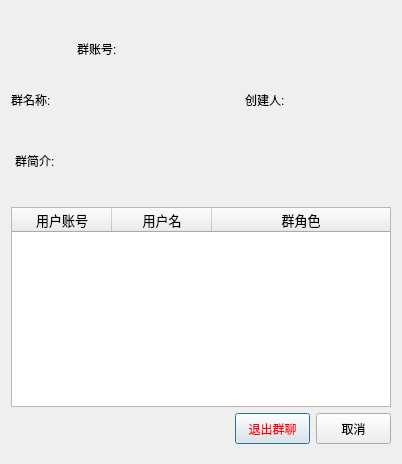
<?xml version="1.0" encoding="UTF-8"?>
<ui version="4.0">
 <class>groupManage</class>
 <widget class="QDialog" name="groupManage">
  <property name="geometry">
   <rect>
    <x>0</x>
    <y>0</y>
    <width>400</width>
    <height>464</height>
   </rect>
  </property>
  <property name="windowTitle">
   <string>查看群聊详细信息</string>
  </property>
  <layout class="QGridLayout" name="gridLayout">
   <item row="0" column="0">
    <layout class="QVBoxLayout" name="verticalLayout">
     <item>
      <layout class="QHBoxLayout" name="horizontalLayout_2">
       <item>
        <widget class="QLabel" name="lb_img">
         <property name="minimumSize">
          <size>
           <width>60</width>
           <height>60</height>
          </size>
         </property>
         <property name="maximumSize">
          <size>
           <width>60</width>
           <height>60</height>
          </size>
         </property>
         <property name="text">
          <string/>
         </property>
        </widget>
       </item>
       <item>
        <widget class="QLabel" name="label">
         <property name="minimumSize">
          <size>
           <width>40</width>
           <height>20</height>
          </size>
         </property>
         <property name="maximumSize">
          <size>
           <width>40</width>
           <height>20</height>
          </size>
         </property>
         <property name="text">
          <string>群账号:</string>
         </property>
        </widget>
       </item>
       <item>
        <widget class="QLabel" name="lb_acc">
         <property name="minimumSize">
          <size>
           <width>100</width>
           <height>30</height>
          </size>
         </property>
         <property name="maximumSize">
          <size>
           <width>100</width>
           <height>30</height>
          </size>
         </property>
         <property name="font">
          <font>
           <family>宋体</family>
           <pointsize>12</pointsize>
          </font>
         </property>
         <property name="text">
          <string/>
         </property>
        </widget>
       </item>
       <item>
        <spacer name="horizontalSpacer_2">
         <property name="orientation">
          <enum>Qt::Horizontal</enum>
         </property>
         <property name="sizeHint" stdset="0">
          <size>
           <width>40</width>
           <height>20</height>
          </size>
         </property>
        </spacer>
       </item>
      </layout>
     </item>
     <item>
      <layout class="QHBoxLayout" name="horizontalLayout_4">
       <item>
        <layout class="QHBoxLayout" name="horizontalLayout">
         <item>
          <widget class="QLabel" name="label_6">
           <property name="minimumSize">
            <size>
             <width>40</width>
             <height>20</height>
            </size>
           </property>
           <property name="maximumSize">
            <size>
             <width>40</width>
             <height>20</height>
            </size>
           </property>
           <property name="font">
            <font>
             <pointsize>9</pointsize>
            </font>
           </property>
           <property name="text">
            <string>群名称:</string>
           </property>
          </widget>
         </item>
         <item>
          <widget class="QLabel" name="lb_name">
           <property name="minimumSize">
            <size>
             <width>100</width>
             <height>30</height>
            </size>
           </property>
           <property name="maximumSize">
            <size>
             <width>140</width>
             <height>30</height>
            </size>
           </property>
           <property name="font">
            <font>
             <family>宋体</family>
             <pointsize>12</pointsize>
            </font>
           </property>
           <property name="text">
            <string/>
           </property>
          </widget>
         </item>
         <item>
          <spacer name="horizontalSpacer_3">
           <property name="orientation">
            <enum>Qt::Horizontal</enum>
           </property>
           <property name="sizeHint" stdset="0">
            <size>
             <width>40</width>
             <height>20</height>
            </size>
           </property>
          </spacer>
         </item>
        </layout>
       </item>
       <item>
        <layout class="QHBoxLayout" name="horizontalLayout_3">
         <item>
          <widget class="QLabel" name="label_4">
           <property name="minimumSize">
            <size>
             <width>40</width>
             <height>20</height>
            </size>
           </property>
           <property name="maximumSize">
            <size>
             <width>40</width>
             <height>20</height>
            </size>
           </property>
           <property name="text">
            <string>创建人:</string>
           </property>
          </widget>
         </item>
         <item>
          <widget class="QLabel" name="lb_creator">
           <property name="minimumSize">
            <size>
             <width>100</width>
             <height>30</height>
            </size>
           </property>
           <property name="maximumSize">
            <size>
             <width>100</width>
             <height>30</height>
            </size>
           </property>
           <property name="font">
            <font>
             <family>Times New Roman</family>
             <pointsize>12</pointsize>
            </font>
           </property>
           <property name="text">
            <string/>
           </property>
          </widget>
         </item>
        </layout>
       </item>
      </layout>
     </item>
     <item>
      <layout class="QHBoxLayout" name="horizontalLayout_5">
       <item>
        <widget class="QLabel" name="label_5">
         <property name="minimumSize">
          <size>
           <width>40</width>
           <height>20</height>
          </size>
         </property>
         <property name="maximumSize">
          <size>
           <width>40</width>
           <height>20</height>
          </size>
         </property>
         <property name="text">
          <string>群简介:</string>
         </property>
        </widget>
       </item>
       <item>
        <widget class="QLabel" name="lb_instruct">
         <property name="minimumSize">
          <size>
           <width>320</width>
           <height>80</height>
          </size>
         </property>
         <property name="maximumSize">
          <size>
           <width>150</width>
           <height>80</height>
          </size>
         </property>
         <property name="font">
          <font>
           <family>宋体</family>
           <pointsize>10</pointsize>
          </font>
         </property>
         <property name="text">
          <string/>
         </property>
         <property name="alignment">
          <set>Qt::AlignLeading|Qt::AlignLeft|Qt::AlignTop</set>
         </property>
         <property name="wordWrap">
          <bool>true</bool>
         </property>
        </widget>
       </item>
      </layout>
     </item>
     <item>
      <widget class="QTableWidget" name="tableWidget">
       <property name="minimumSize">
        <size>
         <width>380</width>
         <height>200</height>
        </size>
       </property>
       <property name="maximumSize">
        <size>
         <width>380</width>
         <height>200</height>
        </size>
       </property>
       <property name="font">
        <font>
         <pointsize>10</pointsize>
        </font>
       </property>
       <attribute name="horizontalHeaderMinimumSectionSize">
        <number>90</number>
       </attribute>
       <attribute name="horizontalHeaderShowSortIndicator" stdset="0">
        <bool>false</bool>
       </attribute>
       <attribute name="horizontalHeaderStretchLastSection">
        <bool>true</bool>
       </attribute>
       <attribute name="verticalHeaderDefaultSectionSize">
        <number>36</number>
       </attribute>
       <attribute name="verticalHeaderMinimumSectionSize">
        <number>25</number>
       </attribute>
       <column>
        <property name="text">
         <string>用户账号</string>
        </property>
       </column>
       <column>
        <property name="text">
         <string>用户名</string>
        </property>
       </column>
       <column>
        <property name="text">
         <string>群角色</string>
        </property>
       </column>
      </widget>
     </item>
     <item>
      <layout class="QHBoxLayout" name="horizontalLayout_6">
       <item>
        <spacer name="horizontalSpacer">
         <property name="orientation">
          <enum>Qt::Horizontal</enum>
         </property>
         <property name="sizeHint" stdset="0">
          <size>
           <width>208</width>
           <height>20</height>
          </size>
         </property>
        </spacer>
       </item>
       <item>
        <widget class="QPushButton" name="btn_delete">
         <property name="minimumSize">
          <size>
           <width>75</width>
           <height>31</height>
          </size>
         </property>
         <property name="maximumSize">
          <size>
           <width>75</width>
           <height>31</height>
          </size>
         </property>
         <property name="styleSheet">
          <string notr="true">color: rgb(255, 0, 0);</string>
         </property>
         <property name="text">
          <string>退出群聊</string>
         </property>
        </widget>
       </item>
       <item>
        <widget class="QPushButton" name="btn_Quit">
         <property name="minimumSize">
          <size>
           <width>75</width>
           <height>31</height>
          </size>
         </property>
         <property name="maximumSize">
          <size>
           <width>75</width>
           <height>31</height>
          </size>
         </property>
         <property name="text">
          <string>取消</string>
         </property>
        </widget>
       </item>
      </layout>
     </item>
    </layout>
   </item>
  </layout>
 </widget>
 <resources/>
 <connections/>
</ui>
